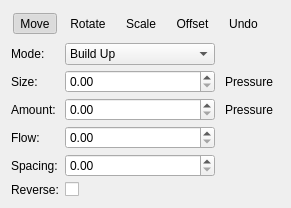
     <widget class="QWidget" name="liquifyTransformPage">
      <layout class="QVBoxLayout" name="verticalLayout_8">
       <item>
        <layout class="QVBoxLayout" name="verticalLayout_5" stretch="0,0">
         <property name="spacing">
          <number>0</number>
         </property>
         <item>
          <widget class="QFrame" name="liquifyOptionsLayout">
           <property name="sizePolicy">
            <sizepolicy hsizetype="Fixed" vsizetype="Minimum">
             <horstretch>0</horstretch>
             <verstretch>0</verstretch>
            </sizepolicy>
           </property>
           <property name="whatsThis">
            <string>&lt;html&gt;&lt;head/&gt;&lt;body&gt;&lt;p&gt;&lt;br/&gt;&lt;/p&gt;&lt;/body&gt;&lt;/html&gt;</string>
           </property>
           <property name="frameShape">
            <enum>QFrame::NoFrame</enum>
           </property>
           <property name="frameShadow">
            <enum>QFrame::Plain</enum>
           </property>
           <property name="lineWidth">
            <number>0</number>
           </property>
           <layout class="QHBoxLayout" name="horizontalLayout_11">
            <property name="leftMargin">
             <number>2</number>
            </property>
            <property name="topMargin">
             <number>2</number>
            </property>
            <property name="rightMargin">
             <number>15</number>
            </property>
            <item>
             <widget class="QToolButton" name="liquifyMove">
              <property name="sizePolicy">
               <sizepolicy hsizetype="Expanding" vsizetype="Fixed">
                <horstretch>0</horstretch>
                <verstretch>0</verstretch>
               </sizepolicy>
              </property>
              <property name="text">
               <string>Move</string>
              </property>
              <property name="checkable">
               <bool>true</bool>
              </property>
              <property name="checked">
               <bool>true</bool>
              </property>
              <property name="autoExclusive">
               <bool>true</bool>
              </property>
              <property name="autoRaise">
               <bool>true</bool>
              </property>
             </widget>
            </item>
            <item>
             <widget class="QToolButton" name="liquifyRotate">
              <property name="sizePolicy">
               <sizepolicy hsizetype="Expanding" vsizetype="Fixed">
                <horstretch>0</horstretch>
                <verstretch>0</verstretch>
               </sizepolicy>
              </property>
              <property name="text">
               <string>Rotate</string>
              </property>
              <property name="checkable">
               <bool>true</bool>
              </property>
              <property name="autoExclusive">
               <bool>true</bool>
              </property>
              <property name="autoRaise">
               <bool>true</bool>
              </property>
             </widget>
            </item>
            <item>
             <widget class="QToolButton" name="liquifyScale">
              <property name="sizePolicy">
               <sizepolicy hsizetype="Expanding" vsizetype="Fixed">
                <horstretch>0</horstretch>
                <verstretch>0</verstretch>
               </sizepolicy>
              </property>
              <property name="text">
               <string>Scale</string>
              </property>
              <property name="checkable">
               <bool>true</bool>
              </property>
              <property name="autoExclusive">
               <bool>true</bool>
              </property>
              <property name="autoRaise">
               <bool>true</bool>
              </property>
             </widget>
            </item>
            <item>
             <widget class="QToolButton" name="liquifyOffset">
              <property name="sizePolicy">
               <sizepolicy hsizetype="Expanding" vsizetype="Fixed">
                <horstretch>0</horstretch>
                <verstretch>0</verstretch>
               </sizepolicy>
              </property>
              <property name="text">
               <string>Offset</string>
              </property>
              <property name="checkable">
               <bool>true</bool>
              </property>
              <property name="autoExclusive">
               <bool>true</bool>
              </property>
              <property name="autoRaise">
               <bool>true</bool>
              </property>
             </widget>
            </item>
            <item>
             <widget class="QToolButton" name="liquifyUndo">
              <property name="sizePolicy">
               <sizepolicy hsizetype="Expanding" vsizetype="Fixed">
                <horstretch>0</horstretch>
                <verstretch>0</verstretch>
               </sizepolicy>
              </property>
              <property name="text">
               <string>Undo</string>
              </property>
              <property name="checkable">
               <bool>true</bool>
              </property>
              <property name="autoExclusive">
               <bool>true</bool>
              </property>
              <property name="autoRaise">
               <bool>true</bool>
              </property>
             </widget>
            </item>
           </layout>
          </widget>
         </item>
         <item>
          <layout class="QGridLayout" name="gridLayout_3">
           <property name="horizontalSpacing">
            <number>3</number>
           </property>
           <property name="verticalSpacing">
            <number>5</number>
           </property>
           <item row="0" column="0">
            <widget class="QLabel" name="label_2">
             <property name="sizePolicy">
              <sizepolicy hsizetype="Fixed" vsizetype="Preferred">
               <horstretch>0</horstretch>
               <verstretch>0</verstretch>
              </sizepolicy>
             </property>
             <property name="minimumSize">
              <size>
               <width>38</width>
               <height>0</height>
              </size>
             </property>
             <property name="text">
              <string>Mode:</string>
             </property>
            </widget>
           </item>
           <item row="1" column="0">
            <widget class="QLabel" name="lblSize">
             <property name="sizePolicy">
              <sizepolicy hsizetype="Fixed" vsizetype="Preferred">
               <horstretch>0</horstretch>
               <verstretch>0</verstretch>
              </sizepolicy>
             </property>
             <property name="minimumSize">
              <size>
               <width>27</width>
               <height>0</height>
              </size>
             </property>
             <property name="text">
              <string>Size:</string>
             </property>
            </widget>
           </item>
           <item row="2" column="2">
            <widget class="QToolButton" name="liquifyAmountPressureBox">
             <property name="text">
              <string>Pressure</string>
             </property>
             <property name="checkable">
              <bool>true</bool>
             </property>
             <property name="autoExclusive">
              <bool>true</bool>
             </property>
             <property name="autoRaise">
              <bool>true</bool>
             </property>
            </widget>
           </item>
           <item row="3" column="1">
            <widget class="KisDoubleSliderSpinBox" name="liquifyFlowSlider"/>
           </item>
           <item row="2" column="1">
            <widget class="KisDoubleSliderSpinBox" name="liquifyAmountSlider"/>
           </item>
           <item row="1" column="1">
            <widget class="KisDoubleSliderSpinBox" name="liquifySizeSlider"/>
           </item>
           <item row="4" column="1">
            <widget class="KisDoubleSliderSpinBox" name="liquifySpacingSlider"/>
           </item>
           <item row="3" column="0">
            <widget class="QLabel" name="lblFlow">
             <property name="sizePolicy">
              <sizepolicy hsizetype="Fixed" vsizetype="Preferred">
               <horstretch>0</horstretch>
               <verstretch>0</verstretch>
              </sizepolicy>
             </property>
             <property name="minimumSize">
              <size>
               <width>32</width>
               <height>0</height>
              </size>
             </property>
             <property name="text">
              <string>Flow:</string>
             </property>
            </widget>
           </item>
           <item row="5" column="1">
            <widget class="QCheckBox" name="liquifyReverseDirectionChk">
             <property name="enabled">
              <bool>true</bool>
             </property>
             <property name="sizePolicy">
              <sizepolicy hsizetype="Preferred" vsizetype="Preferred">
               <horstretch>0</horstretch>
               <verstretch>0</verstretch>
              </sizepolicy>
             </property>
             <property name="text">
              <string/>
             </property>
            </widget>
           </item>
           <item row="5" column="0">
            <widget class="QLabel" name="label">
             <property name="sizePolicy">
              <sizepolicy hsizetype="Fixed" vsizetype="Preferred">
               <horstretch>0</horstretch>
               <verstretch>0</verstretch>
              </sizepolicy>
             </property>
             <property name="minimumSize">
              <size>
               <width>51</width>
               <height>0</height>
              </size>
             </property>
             <property name="text">
              <string>Reverse:</string>
             </property>
            </widget>
           </item>
           <item row="2" column="0">
            <widget class="QLabel" name="lblAmount">
             <property name="sizePolicy">
              <sizepolicy hsizetype="Fixed" vsizetype="Preferred">
               <horstretch>0</horstretch>
               <verstretch>0</verstretch>
              </sizepolicy>
             </property>
             <property name="minimumSize">
              <size>
               <width>51</width>
               <height>0</height>
              </size>
             </property>
             <property name="text">
              <string comment="Amount of transformation">Amount:</string>
             </property>
            </widget>
           </item>
           <item row="0" column="1">
            <widget class="QComboBox" name="buildupModeComboBox">
             <property name="sizePolicy">
              <sizepolicy hsizetype="Expanding" vsizetype="Preferred">
               <horstretch>0</horstretch>
               <verstretch>0</verstretch>
              </sizepolicy>
             </property>
             <property name="currentIndex">
              <number>0</number>
             </property>
             <item>
              <property name="text">
               <string>Build Up</string>
              </property>
             </item>
             <item>
              <property name="text">
               <string>Wash</string>
              </property>
             </item>
            </widget>
           </item>
           <item row="1" column="2">
            <widget class="QToolButton" name="liquifySizePressureBox">
             <property name="enabled">
              <bool>true</bool>
             </property>
             <property name="text">
              <string>Pressure</string>
             </property>
             <property name="checkable">
              <bool>true</bool>
             </property>
             <property name="autoExclusive">
              <bool>true</bool>
             </property>
             <property name="autoRaise">
              <bool>true</bool>
             </property>
            </widget>
           </item>
           <item row="4" column="0">
            <widget class="QLabel" name="lblSpacing">
             <property name="sizePolicy">
              <sizepolicy hsizetype="Fixed" vsizetype="Preferred">
               <horstretch>0</horstretch>
               <verstretch>0</verstretch>
              </sizepolicy>
             </property>
             <property name="minimumSize">
              <size>
               <width>49</width>
               <height>0</height>
              </size>
             </property>
             <property name="text">
              <string>Spacing:</string>
             </property>
            </widget>
           </item>
          </layout>
         </item>
        </layout>
       </item>
       <item>
        <spacer name="verticalSpacer_5">
         <property name="orientation">
          <enum>Qt::Vertical</enum>
         </property>
         <property name="sizeHint" stdset="0">
          <size>
           <width>20</width>
           <height>0</height>
          </size>
         </property>
        </spacer>
       </item>
      </layout>
     </widget>
